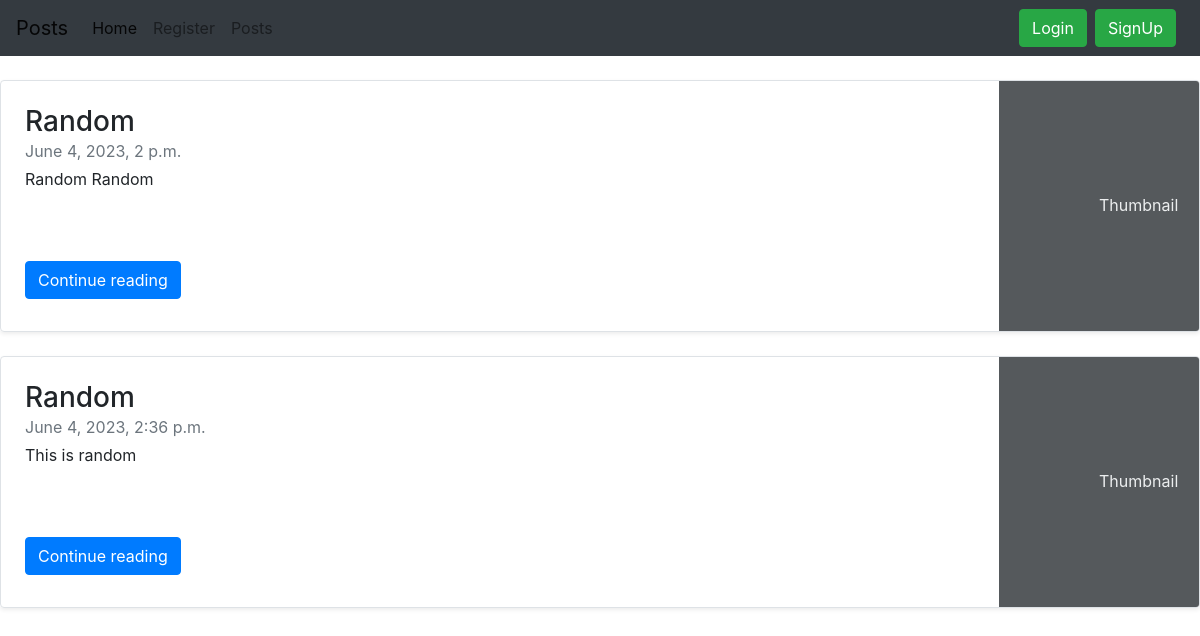
The app's page /posts/1/ with its own data.
### mainscreen/models.py (models this page shows)
class Post(models.Model):
    sno= models.AutoField(primary_key=True)
    title = models.CharField(max_length=255)
    description = models.CharField(max_length=200)
    user=models.ForeignKey(User, on_delete=models.PROTECT)
    timestamp= models.DateTimeField(default=now)
    is_deleted = models.BooleanField(default=False)

### mainscreen/views.py (the view)
# urls.py: path('<int:user_id>/', views.blogHome1, name='blogHome1'),
def blogHome1(request, user_id):
    user = get_object_or_404(User, id = user_id)
    posts = Post.objects.filter(user=user)
    return render(request, 'blog/blogHome1.html', {'posts': posts})

### templates/blog/blogHome1.html (shortened to what this page needs)
{% extends 'base.html' %}
{%block body%}
        {% for post in posts %}
    <div class="row no-gutters border rounded overflow-hidden flex-md-row mb-4 shadow-sm h-md-250 my-4 position-relative">
        <div class="col p-4 d-flex flex-column position-static">
            <h3 class="mb-0">{{post.title}}</h3>
            <div class="mb-1 text-muted">{{post.timestamp}}</div>
            <p class="card-text mb-auto">{{post.description}}</p>
            <div class="my-2">
                <a href="/blog/blogpost" role="button" class="btn btn-primary">Continue reading</a>
            </div>
        </div>
        <div class="col-auto d-none d-lg-block">
            <svg class="bd-placeholder-img" width="200" height="250" xmlns={{post.image}} preserveAspectRatio="xMidYMid slice" focusable="false" role="img" aria-label="Placeholder: Thumbnail">
                <title>Placeholder</title>
                <rect width="100%" height="100%" fill="#55595c"></rect><text x="50%" y="50%" fill="#eceeef" dy=".3em">Thumbnail</text>
            </svg>
        </div>
    </div>
        {% endfor %}
{%endblock body%}

### records on screen
Post: title "Random", timestamp "June 4, 2023, 2 p.m.", description "Random Random"
Post: title "Random", timestamp "June 4, 2023, 2:36 p.m.", description "This is random"
